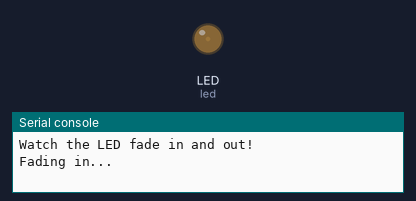
Bench run of a program on a simulated CircuitPython board. On the bench: output pins drawn as LEDs (lit = HIGH), the last lines printed to the serial console.

Above: at 0.05 s.
At 0.65 s:
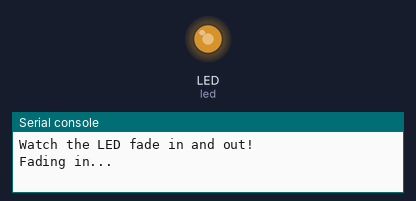
At 1.15 s:
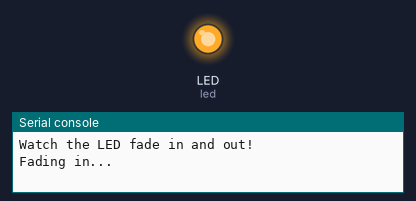
At 2.3 s:
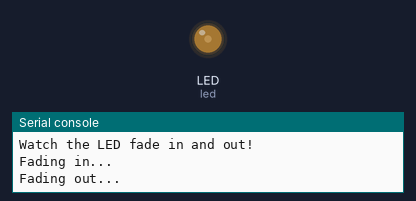
Timing chart, 0 to 7.0 s (numbered marks = the images above):
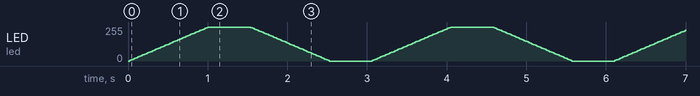

The program:

module_4_analog_signals.py
```python
"""
CircuitPython Intro Tutorials - Module 4: Analog Signals

In this lesson, we'll learn about analog signals - these are signals that can vary,
not just be on or off. We'll use this to make an LED fade in and out!
"""

import board
import pwmio  # PWM lets us control brightness
import time

# Instead of digitalio, we use pwmio for varying brightness
led = pwmio.PWMOut(board.LED, frequency=5000, duty_cycle=0)

# Create some helper functions to convert percentages to PWM values
def percent_to_pwm(percent):
    """Convert a percentage (0-100) to PWM duty cycle (0-65535)"""
    return int((percent * 65535) / 100)

print("Watch the LED fade in and out!")

while True:
    # Fade LED in (get brighter)
    print("Fading in...")
    for brightness in range(0, 101, 2):  # 0% to 100% in steps of 2
        led.duty_cycle = percent_to_pwm(brightness)
        time.sleep(0.02)

    time.sleep(0.5)  # Pause at full brightness

    # Fade LED out (get dimmer)
    print("Fading out...")
    for brightness in range(100, -1, -2):  # 100% to 0% in steps of 2
        led.duty_cycle = percent_to_pwm(brightness)
        time.sleep(0.02)

    time.sleep(0.5)  # Pause at zero brightness

"""
Things we learned:
1. Analog signals can have many values (not just on/off)
2. PWM (Pulse Width Modulation) lets us control LED brightness
3. We can convert between percentages (0-100) and PWM values (0-65535)
4. We can use range() with different step sizes and directions

Try this: Can you make the LED fade in quickly but fade out slowly?
(Hint: change the time.sleep() values in the fade loops)
""" 
```
